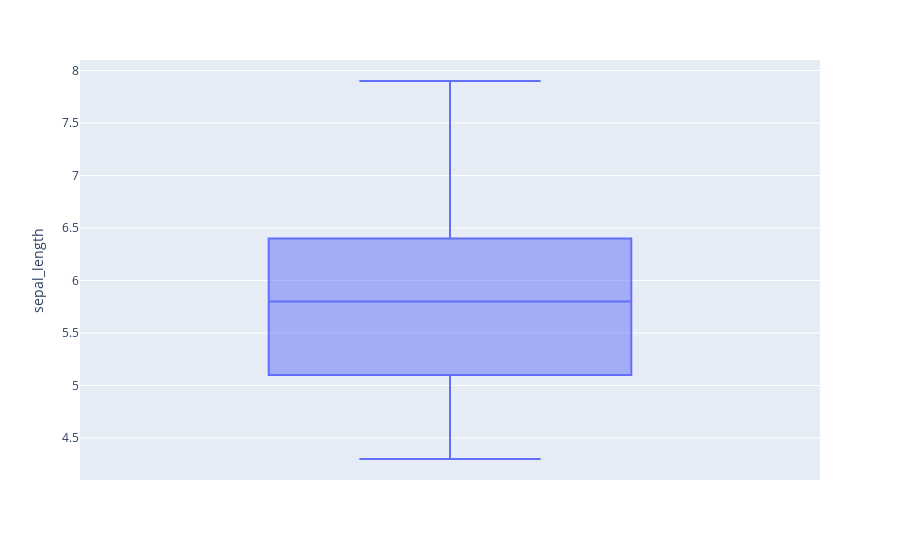

The cell this chart's notebook holds for it:
### Code cell
# Further exploring plotly: https://plotly.com/python/

import plotly.express as px
df = px.data.tips()
fig = px.box(iris, y="sepal_length")
fig.show()

### Figure 1 — Plotly figure (JSON) as saved in the notebook; plotly's stock layout.template omitted (floating-point values rounded to 4 significant figures; data arrays with more than 128 entries replaced by an {"elided": "..."} marker saying what was removed)
{"data": [{"alignmentgroup": "True", "hovertemplate": "sepal_length=%{y}<extra></extra>", "legendgroup": "", "marker": {"color": "#636efa"}, "name": "", "notched": false, "offsetgroup": "", "orientation": "v", "showlegend": false, "type": "box", "x0": " ", "xaxis": "x", "y": {"elided": "150 float values"}, "y0": " ", "yaxis": "y"}], "layout": {"boxmode": "group", "legend": {"tracegroupgap": 0}, "margin": {"t": 60}, "xaxis": {"anchor": "y", "domain": [0, 1]}, "yaxis": {"anchor": "x", "domain": [0, 1], "title": {"text": "sepal_length"}}}}
